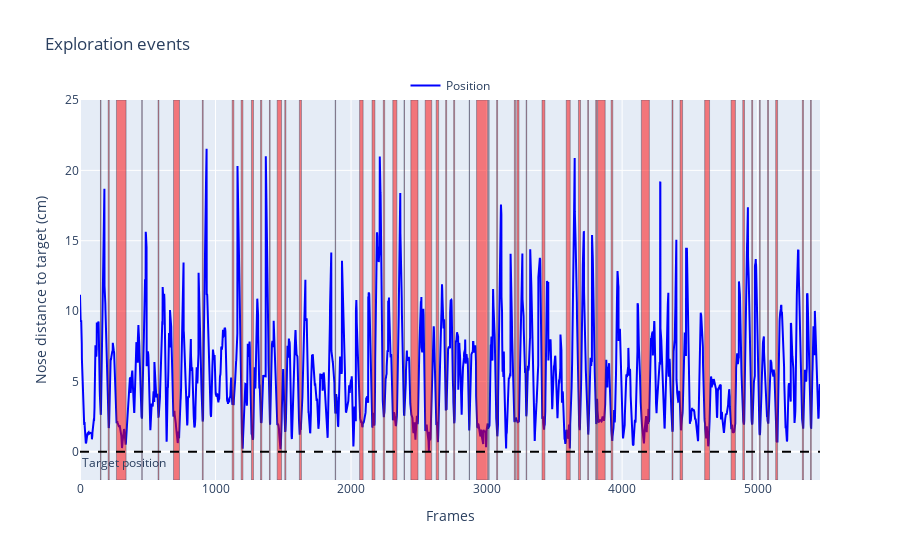

Source (notebook cell):
### Markdown cell above
---
We can see on the testing data that the exploratory events happen when the nose gets close to the object

### Code cell
rst.plot_example_data(model_dict['X_ts'], model_dict['y_ts'])

### Figure 1 — Plotly figure (JSON) as saved in the notebook; plotly's stock layout.template omitted (floating-point values rounded to 4 significant figures; data arrays with more than 128 entries replaced by an {"elided": "..."} marker saying what was removed)
{"data": [{"line": {"color": "blue"}, "mode": "lines", "name": "Position", "type": "scatter", "x": {"elided": "5461 int values"}, "y": {"elided": "5461 float values"}}], "layout": {"annotations": [{"showarrow": false, "text": "Target position", "x": 0, "xanchor": "left", "xref": "x domain", "y": 0, "yanchor": "top", "yref": "y"}], "legend": {"bgcolor": "rgba(255,255,255,0.5)", "orientation": "h", "x": 0.5, "xanchor": "center", "y": 1, "yanchor": "bottom"}, "shapes": [{"fillcolor": "rgba(255,0,0,0.5)", "line": {"width": 0.4}, "type": "rect", "x0": 151, "x1": 155, "y0": -2, "y1": 25}, {"fillcolor": "rgba(255,0,0,0.5)", "line": {"width": 0.4}, "type": "rect", "x0": 208, "x1": 216, "y0": -2, "y1": 25}, {"fillcolor": "rgba(255,0,0,0.5)", "line": {"width": 0.4}, "type": "rect", "x0": 269, "x1": 340, "y0": -2, "y1": 25}, {"fillcolor": "rgba(255,0,0,0.5)", "line": {"width": 0.4}, "type": "rect", "x0": 456, "x1": 459, "y0": -2, "y1": 25}, {"fillcolor": "rgba(255,0,0,0.5)", "line": {"width": 0.4}, "type": "rect", "x0": 576, "x1": 582, "y0": -2, "y1": 25}, {"fillcolor": "rgba(255,0,0,0.5)", "line": {"width": 0.4}, "type": "rect", "x0": 690, "x1": 734, "y0": -2, "y1": 25}, {"fillcolor": "rgba(255,0,0,0.5)", "line": {"width": 0.4}, "type": "rect", "x0": 903, "x1": 909, "y0": -2, "y1": 25}, {"fillcolor": "rgba(255,0,0,0.5)", "line": {"width": 0.4}, "type": "rect", "x0": 1123, "x1": 1135, "y0": -2, "y1": 25}, {"fillcolor": "rgba(255,0,0,0.5)", "line": {"width": 0.4}, "type": "rect", "x0": 1189, "x1": 1202, "y0": -2, "y1": 25}, {"fillcolor": "rgba(255,0,0,0.5)", "line": {"width": 0.4}, "type": "rect", "x0": 1265, "x1": 1280, "y0": -2, "y1": 25}, {"fillcolor": "rgba(255,0,0,0.5)", "line": {"width": 0.4}, "type": "rect", "x0": 1332, "x1": 1341, "y0": -2, "y1": 25}, {"fillcolor": "rgba(255,0,0,0.5)", "line": {"width": 0.4}, "type": "rect", "x0": 1398, "x1": 1403, "y0": -2, "y1": 25}, {"fillcolor": "rgba(255,0,0,0.5)", "line": {"width": 0.4}, "type": "rect", "x0": 1455, "x1": 1487, "y0": -2, "y1": 25}, {"fillcolor": "rgba(255,0,0,0.5)", "line": {"width": 0.4}, "type": "rect", "x0": 1511, "x1": 1519, "y0": -2, "y1": 25}, {"fillcolor": "rgba(255,0,0,0.5)", "line": {"width": 0.4}, "type": "rect", "x0": 1619, "x1": 1634, "y0": -2, "y1": 25}, {"fillcolor": "rgba(255,0,0,0.5)", "line": {"width": 0.4}, "type": "rect", "x0": 1883, "x1": 1886, "y0": -2, "y1": 25}, {"fillcolor": "rgba(255,0,0,0.5)", "line": {"width": 0.4}, "type": "rect", "x0": 2063, "x1": 2089, "y0": -2, "y1": 25}, {"fillcolor": "rgba(255,0,0,0.5)", "line": {"width": 0.4}, "type": "rect", "x0": 2155, "x1": 2176, "y0": -2, "y1": 25}, {"fillcolor": "rgba(255,0,0,0.5)", "line": {"width": 0.4}, "type": "rect", "x0": 2238, "x1": 2248, "y0": -2, "y1": 25}, {"fillcolor": "rgba(255,0,0,0.5)", "line": {"width": 0.4}, "type": "rect", "x0": 2308, "x1": 2338, "y0": -2, "y1": 25}, {"fillcolor": "rgba(255,0,0,0.5)", "line": {"width": 0.4}, "type": "rect", "x0": 2391, "x1": 2394, "y0": -2, "y1": 25}, {"fillcolor": "rgba(255,0,0,0.5)", "line": {"width": 0.4}, "type": "rect", "x0": 2441, "x1": 2494, "y0": -2, "y1": 25}, {"fillcolor": "rgba(255,0,0,0.5)", "line": {"width": 0.4}, "type": "rect", "x0": 2547, "x1": 2595, "y0": -2, "y1": 25}, {"fillcolor": "rgba(255,0,0,0.5)", "line": {"width": 0.4}, "type": "rect", "x0": 2628, "x1": 2646, "y0": -2, "y1": 25}, {"fillcolor": "rgba(255,0,0,0.5)", "line": {"width": 0.4}, "type": "rect", "x0": 2698, "x1": 2705, "y0": -2, "y1": 25}, {"fillcolor": "rgba(255,0,0,0.5)", "line": {"width": 0.4}, "type": "rect", "x0": 2757, "x1": 2764, "y0": -2, "y1": 25}, {"fillcolor": "rgba(255,0,0,0.5)", "line": {"width": 0.4}, "type": "rect", "x0": 2872, "x1": 2874, "y0": -2, "y1": 25}, {"fillcolor": "rgba(255,0,0,0.5)", "line": {"width": 0.4}, "type": "rect", "x0": 2926, "x1": 3008, "y0": -2, "y1": 25}, {"fillcolor": "rgba(255,0,0,0.5)", "line": {"width": 0.4}, "type": "rect", "x0": 3016, "x1": 3018, "y0": -2, "y1": 25}, {"fillcolor": "rgba(255,0,0,0.5)", "line": {"width": 0.4}, "type": "rect", "x0": 3074, "x1": 3081, "y0": -2, "y1": 25}, {"fillcolor": "rgba(255,0,0,0.5)", "line": {"width": 0.4}, "type": "rect", "x0": 3205, "x1": 3213, "y0": -2, "y1": 25}, {"fillcolor": "rgba(255,0,0,0.5)", "line": {"width": 0.4}, "type": "rect", "x0": 3223, "x1": 3239, "y0": -2, "y1": 25}, {"fillcolor": "rgba(255,0,0,0.5)", "line": {"width": 0.4}, "type": "rect", "x0": 3292, "x1": 3296, "y0": -2, "y1": 25}, {"fillcolor": "rgba(255,0,0,0.5)", "line": {"width": 0.4}, "type": "rect", "x0": 3409, "x1": 3430, "y0": -2, "y1": 25}, {"fillcolor": "rgba(255,0,0,0.5)", "line": {"width": 0.4}, "type": "rect", "x0": 3588, "x1": 3617, "y0": -2, "y1": 25}, {"fillcolor": "rgba(255,0,0,0.5)", "line": {"width": 0.4}, "type": "rect", "x0": 3678, "x1": 3693, "y0": -2, "y1": 25}, {"fillcolor": "rgba(255,0,0,0.5)", "line": {"width": 0.4}, "type": "rect", "x0": 3746, "x1": 3752, "y0": -2, "y1": 25}, {"fillcolor": "rgba(255,0,0,0.5)", "line": {"width": 0.4}, "type": "rect", "x0": 3805, "x1": 3813, "y0": -2, "y1": 25}, {"fillcolor": "rgba(255,0,0,0.5)", "line": {"width": 0.4}, "type": "rect", "x0": 3819, "x1": 3875, "y0": -2, "y1": 25}, {"fillcolor": "rgba(255,0,0,0.5)", "line": {"width": 0.4}, "type": "rect", "x0": 3919, "x1": 3931, "y0": -2, "y1": 25}, {"fillcolor": "rgba(255,0,0,0.5)", "line": {"width": 0.4}, "type": "rect", "x0": 4142, "x1": 4201, "y0": -2, "y1": 25}, {"fillcolor": "rgba(255,0,0,0.5)", "line": {"width": 0.4}, "type": "rect", "x0": 4368, "x1": 4375, "y0": -2, "y1": 25}, {"fillcolor": "rgba(255,0,0,0.5)", "line": {"width": 0.4}, "type": "rect", "x0": 4427, "x1": 4446, "y0": -2, "y1": 25}, {"fillcolor": "rgba(255,0,0,0.5)", "line": {"width": 0.4}, "type": "rect", "x0": 4609, "x1": 4645, "y0": -2, "y1": 25}, {"fillcolor": "rgba(255,0,0,0.5)", "line": {"width": 0.4}, "type": "rect", "x0": 4804, "x1": 4836, "y0": -2, "y1": 25}, {"fillcolor": "rgba(255,0,0,0.5)", "line": {"width": 0.4}, "type": "rect", "x0": 4890, "x1": 4903, "y0": -2, "y1": 25}, {"fillcolor": "rgba(255,0,0,0.5)", "line": {"width": 0.4}, "type": "rect", "x0": 4956, "x1": 4963, "y0": -2, "y1": 25}, {"fillcolor": "rgba(255,0,0,0.5)", "line": {"width": 0.4}, "type": "rect", "x0": 5014, "x1": 5019, "y0": -2, "y1": 25}, {"fillcolor": "rgba(255,0,0,0.5)", "line": {"width": 0.4}, "type": "rect", "x0": 5073, "x1": 5080, "y0": -2, "y1": 25}, {"fillcolor": "rgba(255,0,0,0.5)", "line": {"width": 0.4}, "type": "rect", "x0": 5133, "x1": 5147, "y0": -2, "y1": 25}, {"fillcolor": "rgba(255,0,0,0.5)", "line": {"width": 0.4}, "type": "rect", "x0": 5330, "x1": 5338, "y0": -2, "y1": 25}, {"fillcolor": "rgba(255,0,0,0.5)", "line": {"width": 0.4}, "type": "rect", "x0": 5390, "x1": 5396, "y0": -2, "y1": 25}, {"line": {"color": "black", "dash": "dash"}, "type": "line", "x0": 0, "x1": 1, "xref": "x domain", "y0": 0, "y1": 0, "yref": "y"}], "showlegend": true, "title": {"text": "Exploration events"}, "xaxis": {"title": {"text": "Frames"}}, "yaxis": {"range": [-2, 25], "title": {"text": "Nose distance to target (cm)"}}}}
